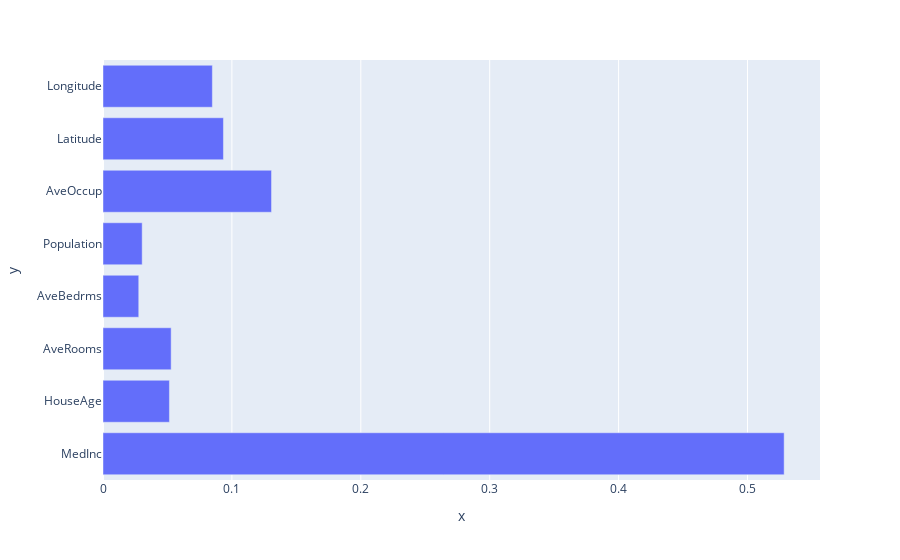

Write notebook code for a chart like this one.
### Markdown cell above
Often we check what are the most relevant features, like we did before in Linear Regression.

### Code cell
#your code here     
px.bar(y=dt.feature_names_in_, x=dt.feature_importances_)

### Figure 1 — Plotly figure (JSON) as saved in the notebook; plotly's stock layout.template omitted (floating-point values rounded to 4 significant figures)
{"data": [{"alignmentgroup": "True", "hovertemplate": "x=%{x}<br>y=%{y}<extra></extra>", "legendgroup": "", "marker": {"color": "#636efa", "pattern": {"shape": ""}}, "name": "", "offsetgroup": "", "orientation": "h", "showlegend": false, "textposition": "auto", "type": "bar", "x": [0.5284, 0.05153, 0.05287, 0.02774, 0.03039, 0.1307, 0.09344, 0.08484], "xaxis": "x", "y": ["MedInc", "HouseAge", "AveRooms", "AveBedrms", "Population", "AveOccup", "Latitude", "Longitude"], "yaxis": "y"}], "layout": {"barmode": "relative", "legend": {"tracegroupgap": 0}, "margin": {"t": 60}, "xaxis": {"anchor": "y", "domain": [0, 1], "title": {"text": "x"}}, "yaxis": {"anchor": "x", "domain": [0, 1], "title": {"text": "y"}}}}
